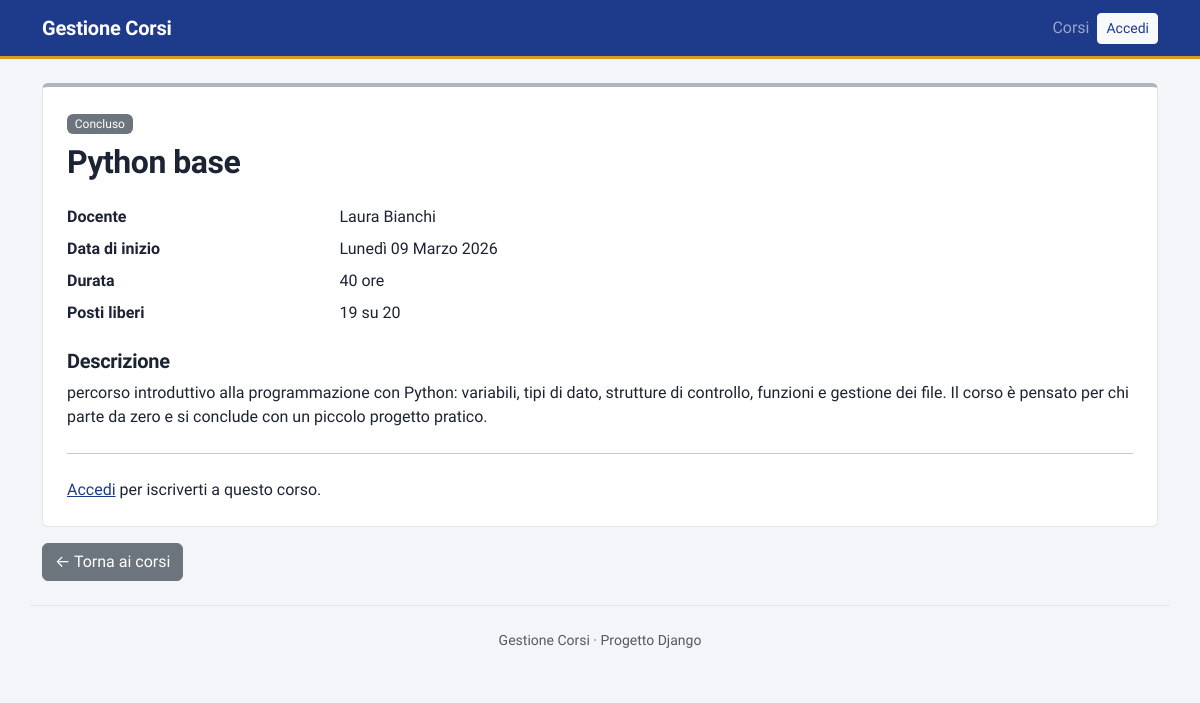
Screenshot of /corsi/1/ with the database file from the repository.
### corsi/models.py (models this page shows, shortened)
class Corso(models.Model):
    class Stato(models.TextChoices):
        PROGRAMMATO = "programmato", "Programmato"
        IN_CORSO = "in_corso", "In corso"
        CONCLUSO = "concluso", "Concluso"
        ANNULLATO = "annullato", "Annullato"
    titolo = models.CharField(max_length=200)
    descrizione = models.TextField()
    docente = models.CharField(max_length=100)
    data_inizio = models.DateField()
    durata = models.PositiveIntegerField(help_text="Durata in ore")
    stato = models.CharField(
        max_length=20,
        choices=Stato.choices,
        default=Stato.PROGRAMMATO,
    )
    posti_massimi = models.PositiveIntegerField(default=20)
    class Meta:
        ordering = ["data_inizio"]
        verbose_name = "corso"
        verbose_name_plural = "corsi"
    def posti_liberi(self):
        return self.posti_massimi - self.iscrizioni.count()

### corsi/views.py (the view)
# urls.py: path("corsi/<int:pk>/", views.CorsoDetailView.as_view(), name="dettaglio"),
class CorsoDetailView(DetailView):
    model = Corso
    def get_context_data(self, **kwargs):
        context = super().get_context_data(**kwargs)
        if self.request.user.is_authenticated:
            context["iscrizione"] = Iscrizione.objects.filter(
                corso=self.object, utente=self.request.user
            ).first()
        return context

### corsi/templates/corsi/corso_detail.html (shortened to what this page needs)
{% extends "base.html" %}
{% block content %}
<div class="card shadow-sm">
    <div class="card-body p-4">
        {% include "corsi/_badge_stato.html" %}
        <h1 class="h2 mt-2 mb-4">{{ corso.titolo }}</h1>
        <dl class="row">
            <dt class="col-sm-3">Docente</dt>
            <dd class="col-sm-9">{{ corso.docente }}</dd>
            <dt class="col-sm-3">Data di inizio</dt>
            <dd class="col-sm-9">{{ corso.data_inizio|date:"l d F Y" }}</dd>
            <dt class="col-sm-3">Durata</dt>
            <dd class="col-sm-9">{{ corso.durata }} ore</dd>
            <dt class="col-sm-3">Posti liberi</dt>
            <dd class="col-sm-9">{{ corso.posti_liberi }} su {{ corso.posti_massimi }}</dd>
        </dl>
        <h2 class="h5">Descrizione</h2>
        {{ corso.descrizione|linebreaks }}
                <hr class="my-4">
        {% if not user.is_authenticated %}
            <p class="mb-0">
                <a href="{% url 'login' %}?next={{ request.path }}">Accedi</a> per iscriverti a questo corso.
            </p>
        {% elif corso.stato != "programmato" %}
            <p class="text-muted mb-0">Le iscrizioni a questo corso sono chiuse.</p>
        {% elif corso.is_pieno %}
            <p class="text-muted mb-0">Il corso è al completo.</p>
        {% else %}
            <form method="post" action="{% url 'corsi:iscriviti' corso.pk %}">
                {% csrf_token %}
                <button type="submit" class="btn btn-primary">Iscriviti al corso</button>
            </form>
        {% endif %}
    </div>
</div>
<div class="d-flex gap-2 mt-3">
    <a href="{% url 'corsi:lista' %}" class="btn btn-secondary">&larr; Torna ai corsi</a>
</div>
{% endblock %}

### corsi/templates/corsi/_badge_stato.html
{% if corso.stato == "programmato" %}
    <span class="badge text-bg-primary">{{ corso.get_stato_display }}</span>
{% elif corso.stato == "in_corso" %}
    <span class="badge text-bg-success">{{ corso.get_stato_display }}</span>
{% elif corso.stato == "concluso" %}
    <span class="badge text-bg-secondary">{{ corso.get_stato_display }}</span>
{% else %}
    <span class="badge text-bg-danger">{{ corso.get_stato_display }}</span>
{% endif %}

### static/css/style.css (style rules this page uses)
:root { --gc-inchiostro: #1e3a8a; --gc-inchiostro-scuro: #172e6e; --gc-ocra: #d99a1e; --gc-fondo: #f3f5f9; --gc-testo: #1c2433; --gc-bordo: #e2e6ee; --bs-primary: var(--gc-inchiostro); --bs-primary-rgb: 30, 58, 138; --bs-light-rgb: 243, 245, 249; --bs-body-color: var(--gc-testo); --bs-body-font-family: "Lexend", system-ui, -apple-system, "Segoe UI", sans-serif; --bs-link-color: var(--gc-inchiostro); --bs-link-color-rgb: 30, 58, 138; --bs-link-hover-color: var(--gc-inchiostro-scuro); --bs-link-hover-color-rgb: 23, 46, 110; }
h1, .h1, h2, .h2, h3, .h3, h4, .h4, h5, .h5 { font-weight: 600; letter-spacing: -0.015em; }
.card { border: 1px solid var(--gc-bordo); }
.card.shadow-sm { box-shadow: none !important; }
.card:has(> .card-body > .badge) { border-top: 4px solid var(--stato, #adb5bd); }
.card:has(> .card-body > .text-bg-secondary) { --stato: #adb5bd; }
.badge { font-weight: 500; }

### rows the page displays
Corso: stato "Concluso", titolo "Python base", docente "Laura Bianchi", data_inizio "Lunedì 09 Marzo 2026", durata "40", posti_liberi "19", posti_massimi "20", descrizione "percorso introduttivo alla programmazione con Python: variabili, tipi di dato, strutture di controllo, funzioni e gestione dei file. Il corso è pensato per chi parte da zero e si conclude con un piccolo progetto pratico."
